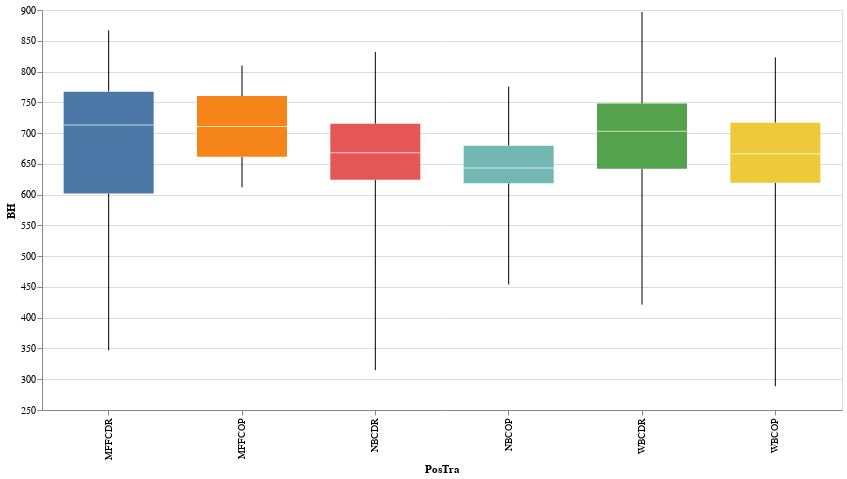

Notebook code cell kept with this figure:
### Code cell
:vega-lite
('PosTra' 'BH')vega.boxplot data.attributes[⊂'names']vega.json_data↓⍉↑data.data

### Figure 1 — Vega-Lite specification as saved in the notebook (floating-point values rounded to 4 significant figures; data arrays with more than 128 entries replaced by an {"elided": "..."} marker saying what was removed)
{"$schema": "https://vega.github.io/schema/vega-lite/v5.json", "data": {"values": {"elided": "330 records"}}, "description": "A vertical box plot showing median, min, and max block hours.", "encoding": {"color": {"field": "PosTra", "legend": null, "type": "nominal"}, "size": {"value": 90}, "x": {"field": "PosTra", "type": "nominal"}, "y": {"field": "BH", "scale": {"zero": false}, "type": "quantitative"}}, "height": 400, "mark": {"extent": "min-max", "type": "boxplot"}, "width": 800}
